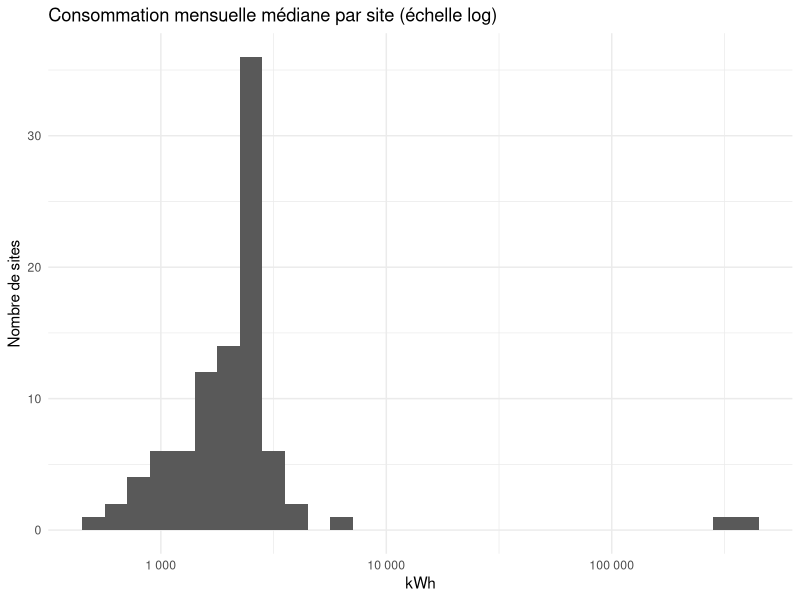
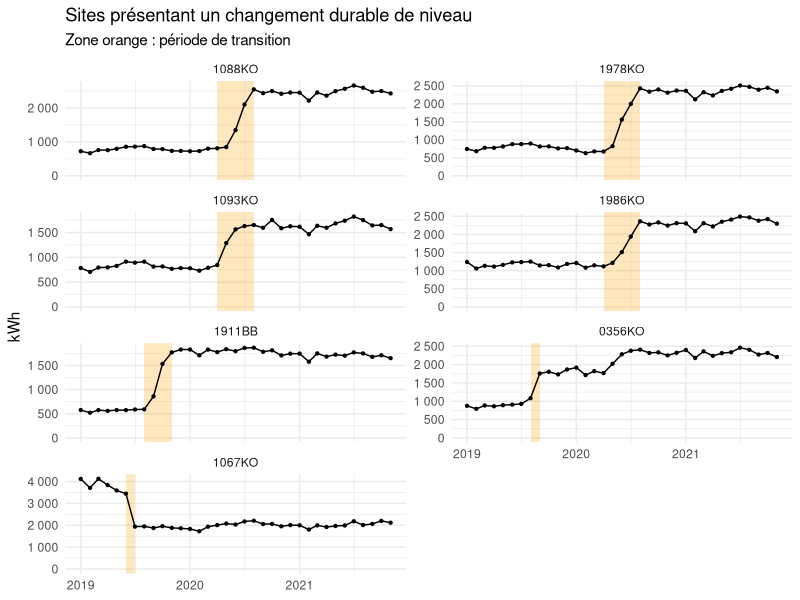
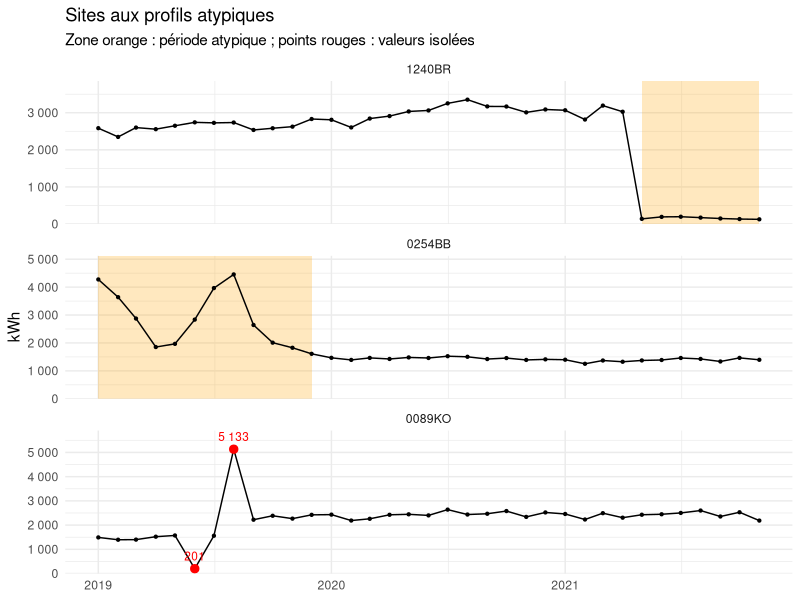
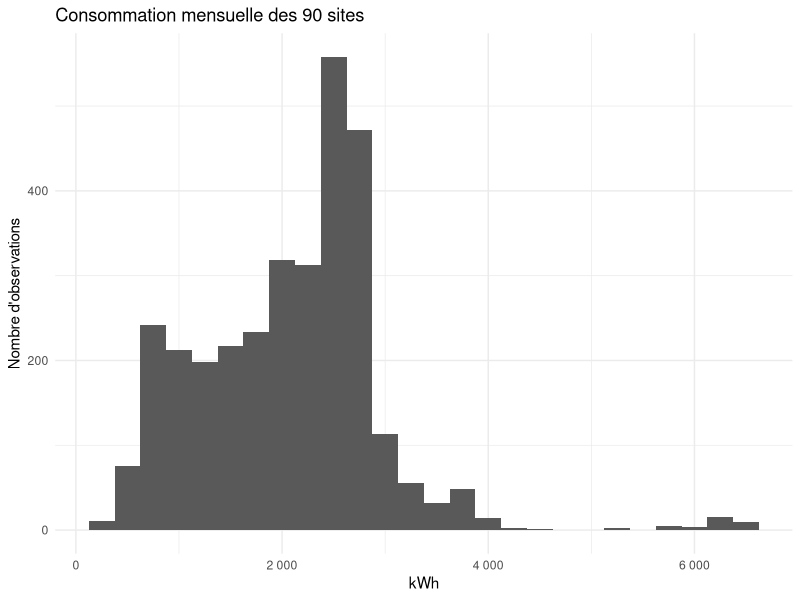
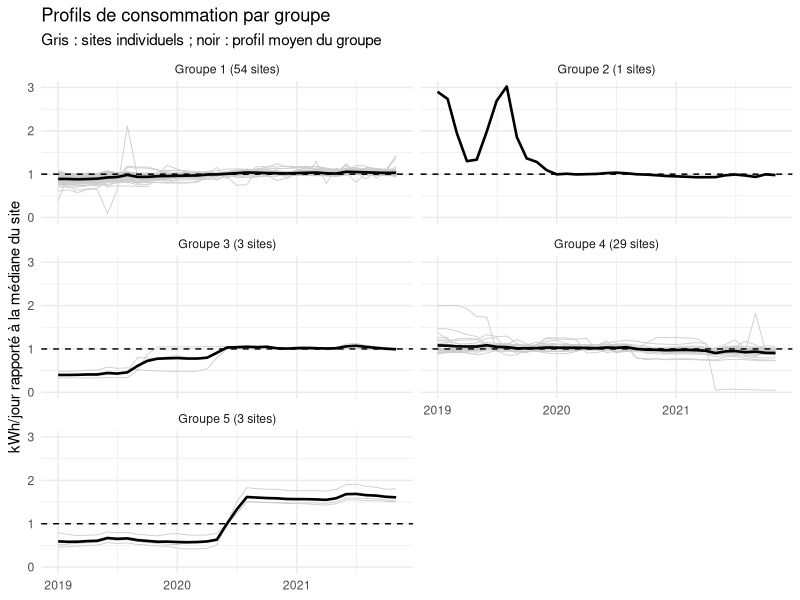
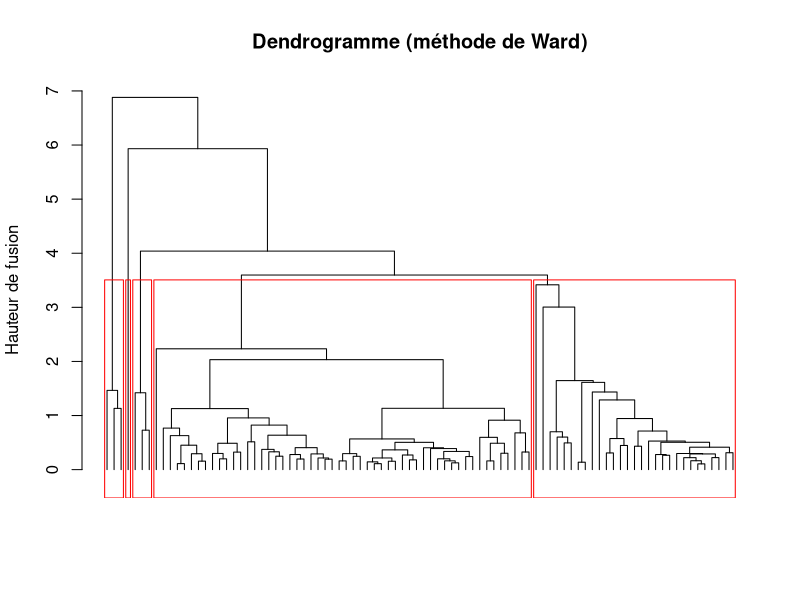

Recreate these plots in R, in order.
## ---- chunk 1
knitr::opts_chunk$set(echo = FALSE, message = FALSE, warning = FALSE,
                      fig.align = "center", fig.width = 7, fig.height = 3.5)
## ---- chunk 2
library(dplyr)
library(tidyr)
library(ggplot2)
library(lubridate)
library(knitr)
library(cluster)

# French number formatting for tables: 2 500,3
fr <- function(x, d = 0) formatC(x, format = "f", digits = d, big.mark = " ", decimal.mark = ",")
## ---- chunk 3
df <- read.csv("TimeSeries.csv", header = TRUE, sep = ",")

df <- df %>%
  mutate(
    KWH_PERIOD  = as.numeric(gsub("\\s", "", KWH_PERIOD)),  # "2 500" -> 2500
    BEGIN       = dmy(BEGIN),                                # dd/mm/yyyy
    END         = dmy(END),
    DAYS        = as.numeric(END - BEGIN) + 1,               # length of billing period
    KWH_PER_DAY = KWH_PERIOD / DAYS,                         # normalizes Feb vs 31-day months
    MONTH       = floor_date(BEGIN, "month"),                # first day of the month
    GROUP       = substr(NAME, nchar(NAME) - 1, nchar(NAME)) # BB / BR / KO suffix
  ) %>%
  arrange(NAME, MONTH)
## ---- chunk 4
months_per_site <- df %>% group_by(NAME) %>% summarise(n_months = n_distinct(MONTH))

# first/last month per site
coverage <- df %>% group_by(NAME) %>%
  summarise(first = min(MONTH), last = max(MONTH), n_months = n_distinct(MONTH))

# billing periods that are NOT a full calendar month
irregular <- df %>%
  filter(day(BEGIN) != 1 | END != ceiling_date(BEGIN, "month") - days(1))

overview <- data.frame(
  Indicateur = c("Nombre de sites", "Nombre d'observations", "Période couverte",
                 "Mois par site", "Valeurs manquantes", "Doublons (site, mois)"),
  Valeur = c(n_distinct(df$NAME),
             fr(nrow(df)),
             paste(format(min(coverage$first), "%m/%Y"), "à", format(max(coverage$last), "%m/%Y")),
             paste(unique(months_per_site$n_months), collapse = ", "),
             sum(is.na(df$KWH_PERIOD)),
             sum(duplicated(df[c("NAME", "MONTH")])))
)
kable(overview, col.names = c("", ""), align = c("l", "r"), booktabs = TRUE,
      caption = "Vue d'ensemble du jeu de données")
## ---- chunk 5
site_median <- df %>% group_by(NAME) %>% summarise(med = median(KWH_PERIOD)) %>%
  arrange(desc(med))

site_median %>% head(5) %>%
  transmute(Rang = row_number(), Site = NAME, `Médiane (kWh/mois)` = fr(med)) %>%
  kable(align = c("c", "l", "r"), booktabs = TRUE,
        caption = "Les 5 sites à la plus forte consommation mensuelle médiane")
## ---- chunk 6
ggplot(site_median, aes(med)) + geom_histogram(bins = 30) +
  scale_x_log10(labels = scales::label_number(big.mark = " ")) +
  labs(title = "Consommation mensuelle médiane par site (échelle log)",
       x = "kWh", y = "Nombre de sites") + theme_minimal()
## ---- chunk 7
giants <- site_median$NAME[site_median$med > 100000]   # any threshold between ~6 000 and ~350 000 gives the same 2 sites
std    <- df %>% filter(!NAME %in% giants)
big    <- df %>% filter(NAME %in% giants)
share  <- sum(big$KWH_PERIOD) / sum(df$KWH_PERIOD)
## ---- chunk 8
describe <- function(x) c(min(x), quantile(x, .25), median(x), mean(x),
                          quantile(x, .75), max(x), sd(x))
global <- rbind(`Tous les sites`   = describe(df$KWH_PERIOD),
                `90 sites`         = describe(std$KWH_PERIOD),
                `2 grands sites`   = describe(big$KWH_PERIOD))
colnames(global) <- c("Min", "Q1", "Médiane", "Moyenne", "Q3", "Max", "Écart-type")
kable(apply(global, 2, fr), align = "r", booktabs = TRUE,
      caption = "Consommation mensuelle facturée (kWh)")
## ---- chunk 9
site_stats <- df %>% group_by(NAME, GROUP) %>%
  summarise(mean = mean(KWH_PERIOD), median = median(KWH_PERIOD), sd = sd(KWH_PERIOD),
            min = min(KWH_PERIOD), max = max(KWH_PERIOD), cv = sd / mean, .groups = "drop")

cv_classes <- as.data.frame(table(cut(site_stats$cv, c(0, .05, .1, .2, Inf),
  labels = c("< 5 %  (très stable)", "5–10 %  (stable)", "10–20 %  (variable)", "> 20 %  (très variable)"))))
cv_classes$Part <- paste0(fr(100 * cv_classes$Freq / sum(cv_classes$Freq)), " %")
kable(cv_classes, col.names = c("Coefficient de variation", "Nombre de sites", "Part"),
      align = c("l", "r", "r"), booktabs = TRUE,
      caption = "Stabilité des sites (coefficient de variation = écart-type / moyenne)")
## ---- chunk 10
site_stats %>% arrange(desc(cv)) %>% head(10) %>%
  transmute(Site = NAME, Moyenne = fr(mean), `Médiane` = fr(median),
            Min = fr(min), Max = fr(max), CV = paste0(fr(100 * cv), " %")) %>%
  kable(align = c("l", rep("r", 5)), booktabs = TRUE,
        caption = "Les 10 sites les plus variables (kWh/mois)")
## ---- chunk 11
shift_sites <- c("1088KO", "1978KO", "1093KO", "1986KO", "1911BB", "0356KO", "1067KO")

# transition window: last "before" month -> first "after" month
breaks <- data.frame(
  NAME  = shift_sites,
  start = as.Date(c(rep("2020-04-01", 4), "2019-08-01", "2019-08-01", "2019-06-01")),
  end   = as.Date(c(rep("2020-08-01", 4), "2019-11-01", "2019-09-01", "2019-07-01"))
) %>% mutate(NAME = factor(NAME, levels = shift_sites))

df %>% filter(NAME %in% shift_sites) %>%
  mutate(NAME = factor(NAME, levels = shift_sites)) %>%
  ggplot(aes(MONTH, KWH_PERIOD)) +
  geom_rect(data = breaks, aes(xmin = start, xmax = end, ymin = -Inf, ymax = Inf),
            inherit.aes = FALSE, fill = "orange", alpha = 0.25) +
  geom_line() + geom_point(size = 0.8) +
  facet_wrap(~ NAME, ncol = 2, scales = "free_y") +
  expand_limits(y = 0) +
  scale_y_continuous(labels = scales::label_number(big.mark = " ")) +
  labs(title = "Sites présentant un changement durable de niveau",
       subtitle = "Zone orange : période de transition",
       x = NULL, y = "kWh") +
  theme_minimal()
## ---- chunk 12
odd_sites <- c("1240BR", "0254BB", "0089KO")

periods <- data.frame(
  NAME  = c("1240BR", "0254BB"),
  start = as.Date(c("2021-05-01", "2019-01-01")),
  end   = as.Date(c("2021-11-01", "2019-12-01"))
) %>% mutate(NAME = factor(NAME, levels = odd_sites))

outliers <- df %>%
  filter(NAME == "0089KO", MONTH %in% as.Date(c("2019-06-01", "2019-08-01"))) %>%
  mutate(NAME = factor(NAME, levels = odd_sites))

df %>% filter(NAME %in% odd_sites) %>%
  mutate(NAME = factor(NAME, levels = odd_sites)) %>%
  ggplot(aes(MONTH, KWH_PERIOD)) +
  geom_rect(data = periods, aes(xmin = start, xmax = end, ymin = -Inf, ymax = Inf),
            inherit.aes = FALSE, fill = "orange", alpha = 0.25) +
  geom_line() + geom_point(size = 0.8) +
  geom_point(data = outliers, colour = "red", size = 2.5) +
  geom_text(data = outliers, aes(label = fr(KWH_PERIOD)),
            colour = "red", vjust = -0.9, size = 3) +
  facet_wrap(~ NAME, ncol = 1, scales = "free_y") +
  expand_limits(y = 0) +
  scale_y_continuous(labels = scales::label_number(big.mark = " "),
                     expand = expansion(mult = c(0, 0.15))) +
  labs(title = "Sites aux profils atypiques",
       subtitle = "Zone orange : période atypique ; points rouges : valeurs isolées",
       x = NULL, y = "kWh") +
  theme_minimal()
## ---- chunk 13
ggplot(std, aes(KWH_PERIOD)) + geom_histogram(binwidth = 250) +
  scale_x_continuous(labels = scales::label_number(big.mark = " ")) +
  labs(title = "Consommation mensuelle des 90 sites", x = "kWh", y = "Nombre d'observations") +
  theme_minimal()
## ---- chunk 14
level <- std %>% group_by(NAME) %>% summarise(med = median(KWH_PERIOD))

set.seed(123)
km <- kmeans(log(level$med), centers = 2, nstart = 25)
level$LEVEL <- ifelse(km$cluster == which.min(km$centers), "Petits sites", "Sites standards")

seg <- level %>% group_by(LEVEL) %>%
  summarise(n = n(), min = min(med), med_seg = median(med), max = max(med))

seg %>%
  transmute(Segment = LEVEL, `Nombre de sites` = n,
            `Médiane la plus basse` = fr(min), `Médiane du segment` = fr(med_seg),
            `Médiane la plus haute` = fr(max)) %>%
  kable(align = c("l", rep("r", 4)), booktabs = TRUE,
        caption = "Segmentation des 90 sites par niveau de consommation (kWh/mois)")
## ---- chunk 15
norm <- std %>% group_by(NAME) %>%
  mutate(NORM = KWH_PER_DAY / median(KWH_PER_DAY)) %>% ungroup()

prof <- norm %>% select(NAME, MONTH, NORM) %>%
  arrange(MONTH) %>%
  pivot_wider(names_from = MONTH, values_from = NORM)
X <- as.matrix(prof[, -1]); rownames(X) <- prof$NAME

d  <- dist(X)
hc <- hclust(d, method = "ward.D2")
prof_cl <- data.frame(NAME = prof$NAME, CLUSTER = cutree(hc, k = 5))
## ---- chunk 16
plot_df <- norm %>% inner_join(prof_cl, by = "NAME") %>%
  group_by(CLUSTER) %>%
  mutate(LABEL = paste0("Groupe ", CLUSTER, " (", n_distinct(NAME), " sites)")) %>%
  ungroup()

ggplot(plot_df, aes(MONTH, NORM)) +
  geom_line(aes(group = NAME), colour = "grey80", linewidth = 0.3) +
  stat_summary(fun = mean, geom = "line", linewidth = 0.9) +
  geom_hline(yintercept = 1, linetype = "dashed") +
  facet_wrap(~ LABEL, ncol = 2) +
  coord_cartesian(ylim = c(0, 3)) +
  labs(title = "Profils de consommation par groupe",
       subtitle = "Gris : sites individuels ; noir : profil moyen du groupe",
       x = NULL, y = "kWh/jour rapporté à la médiane du site") +
  theme_minimal()
## ---- chunk 17
prof_cl %>% group_by(CLUSTER) %>%
  summarise(n = n(), Sites = ifelse(n() <= 5, paste(NAME, collapse = ", "), "–")) %>%
  kable(col.names = c("Groupe", "Nombre de sites", "Sites"), align = c("c", "r", "l"),
        booktabs = TRUE, caption = "Composition des groupes de profils")
## ---- chunk 18
x_lvl  <- log(level$med)
sil_km <- sapply(2:6, function(k) {
  set.seed(123)
  km_k <- kmeans(x_lvl, centers = k, nstart = 25)
  mean(silhouette(km_k$cluster, dist(x_lvl))[, "sil_width"])
})
kable(data.frame(k = 2:6, Silhouette = fr(sil_km, 3)),
      col.names = c("Nombre de groupes", "Silhouette moyenne"), align = c("c", "r"),
      booktabs = TRUE, caption = "Segmentation par niveau : silhouette moyenne selon le nombre de groupes")
## ---- chunk 19
plot(hc, labels = FALSE, hang = -1, main = "Dendrogramme (méthode de Ward)",
     xlab = "", sub = "", ylab = "Hauteur de fusion")
rect.hclust(hc, k = 5, border = "red")
## ---- chunk 20
sil_hc  <- sapply(2:7, function(k) mean(silhouette(cutree(hc, k), d)[, "sil_width"]))
size_hc <- sapply(2:7, function(k) paste(sort(table(cutree(hc, k)), decreasing = TRUE), collapse = " / "))
kable(data.frame(k = 2:7, Silhouette = fr(sil_hc, 3), Tailles = size_hc),
      col.names = c("Nombre de groupes", "Silhouette moyenne", "Taille des groupes"),
      align = c("c", "r", "l"), booktabs = TRUE,
      caption = "Segmentation par profil : silhouette et taille des groupes selon le nombre de groupes")
